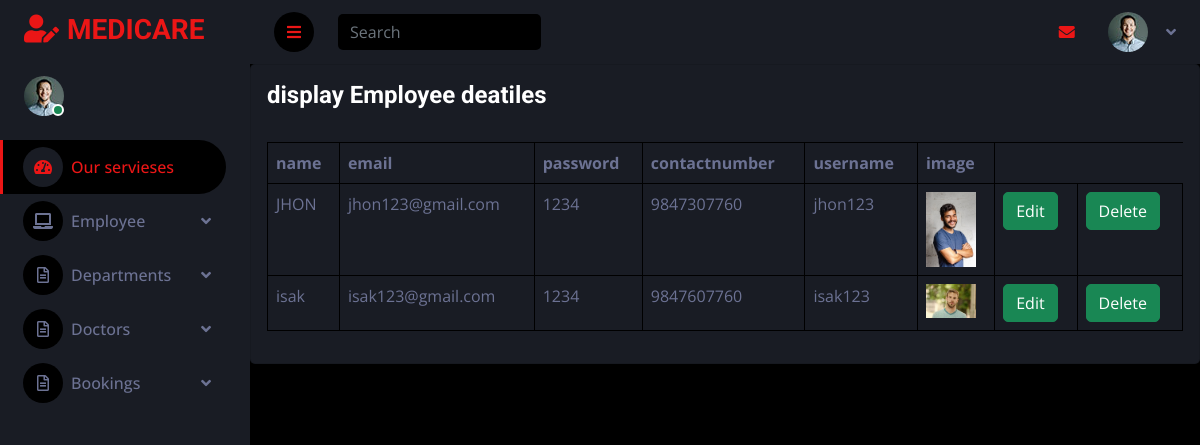
Screenshot of /backend/displayadmin/ with the database file from the repository.
### backend/models.py (models this page shows)
class admin(models.Model):
    Name = models.CharField(max_length=100,null=True,blank=True)
    Contactnumber = models.CharField(max_length=100,null=True,blank=True)
    password = models.CharField(max_length=100,null=True,blank=True)
    Email = models.CharField(max_length=100,null=True,blank=True)
    username = models.CharField(max_length=100,null=True,blank=True)
    Image = models.ImageField(upload_to="profile",null=True,blank=True)

### backend/views.py (the view)
# urls.py: path('displayadmin/',views.displayadmin,name="displayadmin"),
def displayadmin(req2):
    data = admin.objects.all()
    return render(req2,"diplayadmin.html",{'data':data})

### backend/templates/diplayadmin.html (shortened to what this page needs)
<!DOCTYPE html>
{% extends 'index.html' %}
{% block content %}
<html lang="en">
<head>
</head>
<body>
<div class="card"style="background-color:#191c24">
    <div class="card-body">
        <h4 class="card-title"> display Employee deatiles</h4>
<div class="table-responsive">
                      <table class="table table-bordered">
                        <thead>
                          <tr>
                            <th> name </th> <br>
                            <th> email </th>
                            <th> password </th>
                            <th> contactnumber</th>
                            <th> username</th>
                            <th> image</th>
                          </tr>
                        </thead>
                        <tbody>
                        {% for d in data %}
                        <tr >
                            <td>{{ d.Name}}</td>
                            <td>{{ d.Email}}</td>
                            <td>{{ d.password}}</td>
                            <td>{{ d.Contactnumber}}</td>
                            <td>{{ d.username}}</td>
                            <td> <img src="{{ d.Image.url }}" style="width:50px;height;50px;"></td>
                            <td>
                                <form action="{% url 'editadmin' dataid=d.id %}">
                                    <button type="submit>" class="btn btn-success">Edit</button>
                                </form>
                                 </td>
                            <td>
                                <form action="{% url 'Deleteadmin' dataid=d.id %}">
                                    <button type="submit" class="btn btn-success">Delete</button>
                                </form>
                            </td>
                        </tr>
                        {% endfor %}
                        </tbody>
                      </table>
                    </div>
</body>
</html>
{% endblock %}

### backend/static/css/style.css (style rules this page uses)
:root { --primary: #EB1616; --secondary: #191C24; --light: #6C7293; --dark: #000000; }
.btn { transition: .5s; }

### rows the page displays
admin: Name "JHON", Email "jhon123@gmail.com", password "1234", Contactnumber "9847307760", username "jhon123", Image (picture)
admin: Name "isak", Email "isak123@gmail.com", password "1234", Contactnumber "9847607760", username "isak123", Image (picture)
